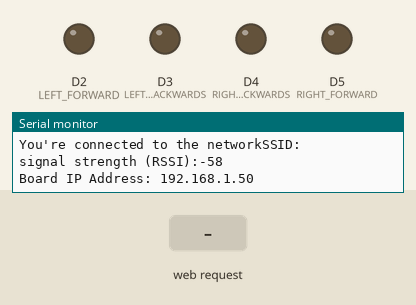
Bench run of a sketch on a simulated Arduino MKR. On the bench: output pins drawn as LEDs (lit = HIGH), the last lines printed to the serial monitor. The inputs (shaded band) are chosen by the test bench. WiFi joins after 1.5 s; servers stay silent unless stated.

Above: at 5.7 s.
5.8 s: HTTP request GET /forward received
At 6.3 s:
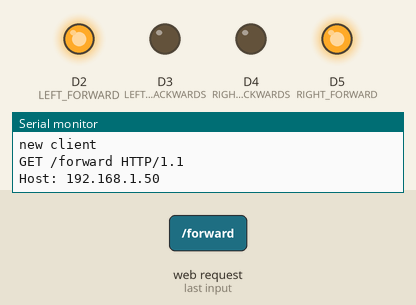
7.3 s: HTTP request GET /backwards received
At 8.6 s:
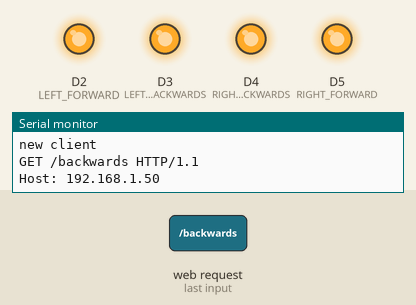
Timing chart, 0 to 10.3 s (numbered marks = the images above; inputs shaded):
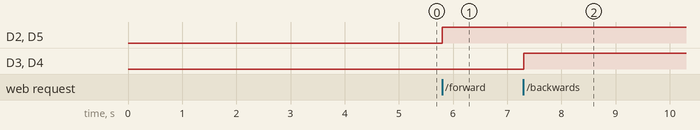

Measured:
- after the input at 5.8 s, D2 (LEFT_FORWARD), D5 (RIGHT_FORWARD): LOW → HIGH at once
- after the input at 7.3 s, D3 (LEFT_BACKWARDS), D4 (RIGHT_BACKWARDS): LOW → HIGH at once

The sketch:

backend.ino
```cpp
#include <WiFiNINA.h>
#include <WiFiUdp.h>

char ssid[] = "";        // your network SSID (name)
char pass[] = "";    // your network password (use for WPA, or use as key for WEP)
int status = WL_IDLE_STATUS;     // the Wifi radio's status

WiFiServer server(80);

void setup() {
  //Initialize serial and wait for port to open:
  Serial.begin(9600);
  pinMode(2, OUTPUT); //LEFT FORWARD
  pinMode(3, OUTPUT); //LEFT BACKWARDS
  pinMode(4, OUTPUT); //RIGHT BACKWARDS
  pinMode(5, OUTPUT); //RIGHT FORWARD

  // attempt to connect to Wifi network:
  while (WiFi.status() != WL_CONNECTED) {
    Serial.print("Attempting to connect to WPA SSID: ");
    Serial.println(ssid);
    WiFi.begin(ssid, pass);
    delay(3000);
  }
  // you're connected now, so print out the data:
  Serial.print("You're connected to the network");
  printCurrentNet();

  server.begin();
}

void loop() {
  WiFiClient client = server.available();

  if (client) {
    Serial.println("new client");
    String currentLine = "";
    while (client.connected()) {
      if (client.available()) {
        char c = client.read();
        Serial.write(c);
        if (c == '\n') {
          if (currentLine.length() == 0) {
            client.println("HTTP/1.1 200 OK");
            client.println("Access-Control-Allow-Origin: *");
            client.println("Content-type:text/plain");
            client.println();
            client.stop();
            break;
          } else {
            currentLine = "";
          }
        } else if (c != '\r') {
          currentLine += c;
        }

        // check what the client requested and also how hard!
        // to go forward send a post request with 2 params in following order: power=30&direction=forward
        // example
        // curl 172.20.10.8/100/forward
        if (currentLine.endsWith("/forward")) {
            digitalWrite(2, HIGH);
            digitalWrite(5, HIGH);
        }
        // backwards
        if (currentLine.endsWith("/backwards")) {
            digitalWrite(3, HIGH);
            digitalWrite(4, HIGH);
        }
        // right
        if (currentLine.endsWith("/left")) {
            digitalWrite(2, HIGH);
        }
        // left
        if (currentLine.endsWith("/right")) {
            digitalWrite(5, HIGH);
        }
        // stop
        if (currentLine.endsWith("/stop")) {
            digitalWrite(2, LOW);
            digitalWrite(3, LOW);
            digitalWrite(4, LOW);
            digitalWrite(5, LOW);

        }
      }
    }
  }
}

void printCurrentNet() {
  // print the SSID of the network you're attached to:
  Serial.print("SSID: ");
  Serial.println(WiFi.SSID());

  // print the received signal strength:
  Serial.print("signal strength (RSSI):");
  Serial.println(WiFi.RSSI());

  // print your board's IP address:
  Serial.print("Board IP Address: ");
  Serial.println(WiFi.localIP());
}
```
